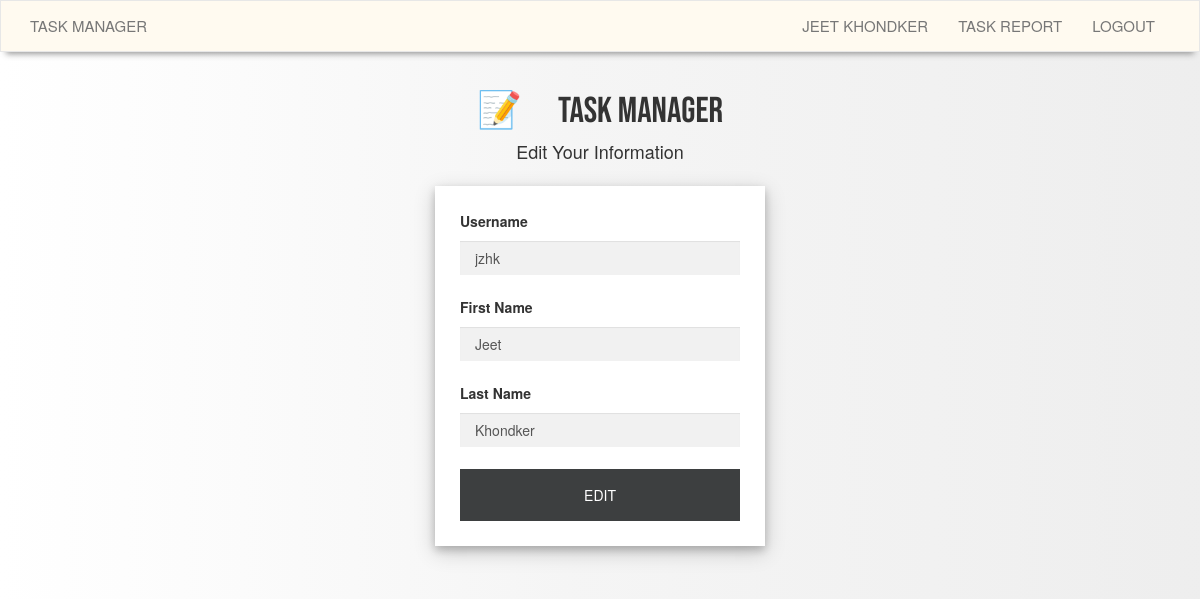
The app's page /editProfile (signed in) with its own data.
### app/models.py (models this page shows, shortened)
class User(UserMixin, db.Model):
    __tablename__ = "user"
    id = db.Column(db.Integer, primary_key = True)
    username = db.Column(db.String(64), index = True, unique = True)
    firstName = db.Column(db.String(50))
    lastName = db.Column(db.String(50))
    email = db.Column(db.String(120), index = True, unique = True)
    password_hash = db.Column(db.String(128))
    todoitems = db.relationship("ToDo", backref = "owner", lazy = "dynamic")

### app/routes.py (the view)
@app.route("/editProfile", methods = ["GET", "POST"])
@login_required
def editProfile():
    form = EditProfileForm(current_user.username)
    if form.validate_on_submit():
        current_user.username = form.username.data
        current_user.firstName = form.firstName.data
        current_user.lastName = form.lastName.data
        db.session.commit()
        flash(_("Your changes have been saved"))
        return redirect(url_for("editProfile"))
    elif request.method == "GET":
        form.username.data = current_user.username
        form.firstName.data = current_user.firstName
        form.lastName.data = current_user.lastName
    return render_template("editProfile.html", form = form)

### app/forms.py (shortened to what this page needs)
class EditProfileForm(FlaskForm):
    username = StringField(_l("Username"), validators = [DataRequired(message=_l("Username is required"))])
    firstName = StringField(_l("First Name"), validators = [DataRequired(message=_l("First Name is required"))])
    lastName = StringField(_l("Last Name"), validators = [DataRequired(message=_l("Last Name is required"))])
    submit = SubmitField(_l("Edit"))
    def __init__(self, original_username, *args, **kwargs):
        super(EditProfileForm, self).__init__(*args, **kwargs)
        self.original_username = original_username

### app/models.py (called while the page is built)
@login.user_loader
def load_user(id):
    return User.query.get(int(id))

### app/routes.py (called while the page is built)
@app.before_request
def before_request():
    g.locale = str(get_locale())

### app/templates/editProfile.html (shortened to what this page needs)
{% extends "base.html" %}
{% import 'bootstrap/wtf.html' as bootstrapForms %}
{% block app_content %}
    <div class="comntainer">
        <div class="row">
            <div class="col-md-6 col-md-offset-3">
                <h1 class="heading text-center">📝&emsp;{{ _("Task Manager") }}</h1>
                <h4 class="text-center">{{ _("Edit Your Information") }}</h4>
                {{ bootstrapForms.quick_form(form, extra_classes = "form-editProfile", button_map = {"submit": "btn btn-editProfile text-uppercase"}) }}
            </div>
        </div>
    </div>
{% endblock %}

### app/templates/base.html (shortened to what this page needs)
{% extends "bootstrap/base.html" %}
{% block styles %}
    {{ super() }}
    <link rel="stylesheet" href="{{ url_for('static', filename='css/mobile-style.css') }}">
    <link rel="stylesheet" href="{{ url_for('static', filename='css/pc-style.css') }}">
{% endblock %}
{% block navbar %}
    <nav class="navbar navbar-default navbar-expand-lg navbar-light bg-light" role="navigation">
        <div class="container">
            <div class="navbar-header">
                <a class="navbar-brand text-uppercase" href="{{ url_for('index') }}">{{ _("Task Manager") }}</a>
            </div>
            <div class="collapse navbar-collapse" id="bs-example-navbar-collapse-1">
                <ul class="nav navbar-nav navbar-right">
                    {% if current_user.is_anonymous %}
                        <li><a href="{{ url_for('login') }}">{{ _("Login") }}</a></li>
                    {% else %}
                        <li><a href="{{ url_for('user', username=current_user.username) }}">{{ current_user.firstName }}&nbsp;{{ current_user.lastName }}</a></li>
                        <li><a href="{{ url_for('view_taskreport', user_id=current_user.id) }}">{{ _("Task Report") }}</a></li>
                        <li><a href="{{ url_for('logout') }}">{{ _("Logout") }}</a></li>
                    {% endif %}
                </ul>
            </div>
        </div>
    </nav>
{% endblock %}
{% block content %}
    <div class="container">
        <div class="row">
            {% block app_content %}{% endblock %}
        </div>
    </div>
{% endblock %}

### app/static/css/mobile-style.css (style rules this page uses)
@media only screen and (max-width: 760px), 
(min-device-width: 768px) and (max-device-width: 1024px) { .navbar { background-color: #000; border-radius: 0px; } }
@media only screen and (max-width: 760px), 
(min-device-width: 768px) and (max-device-width: 1024px) { .navbar-brand { color: #fff; text-decoration: none; } }

### app/static/css/pc-style.css (style rules this page uses)
body, html { height: 100%; background: rgba(255,255,255,1); background: -moz-linear-gradient(left, rgba(255,255,255,1) 0%, rgba(245,245,245,0.9) 47%, rgba(237,237,237,0.79) 100%); background: -webkit-gradient(left top, right top, color-stop(0%, rgba(255,255,255,1)), color-stop(47%, rgba(245,245,245,0.9)), color-stop(100%, rgba(237,237,237,0.79))); background: -webkit-linear-gradient(left, rgba(255,255,255,1) 0%, rgba(245,245,245,0.9) 47%, rgba(237,237,237,0.79) 100%); background: -o-linear-gradient(left, rgba(255,255,255,1) 0%, rgba(245,245,245,0.9) 47%, rgba(237,237,237,0.79) 100%); background: -ms-linear-gradient(left, rgba(255,255,255,1) 0%, rgba(245,245,245,0.9) 47%, rgba(237,237,237,0.79) 100%); background: linear-gradient(to right, rgba(255,255,255,1) 0%, rgba(245,245,245,0.9) 47%, rgba(237,237,237,0.79) 100%); filter: progid:DXImageTransform.Microsoft.gradient( startColorstr='#ffffff', endColorstr='#ededed', GradientType=1 ); }
* { box-sizing: border-box; }
a { color: #000; text-decoration: none; }
.navbar-brand { text-transform: uppercase; font-size: 15px; }
.navbar { background-color: #fffaf0; -webkit-box-shadow: 0 8px 6px -6px #999; -moz-box-shadow: 0 8px 6px -6px #999; box-shadow: 0 8px 6px -6px #999; }
.form-control { width: 100%; padding: 15px; margin: 5px 0 22px 0; border: none; border-radius: 0px; background: #f1f1f1; }
h1.heading { font-family: 'Bebas Neue', cursive; }
.nav li a { text-transform: uppercase; font-size: 15px; }
.form-editProfile { width: 100%; max-width: 330px; padding: 25px; margin: 25px auto 25px auto; box-shadow: 0 4px 8px 0 rgba(0, 0, 0, 0.2), 0 6px 20px 0 rgba(0, 0, 0, 0.19); background-color: white; }
.btn-editProfile { background-color: #292b2c; color: #fff; padding: 16px 20px; border: none; border-radius: 0px; cursor: pointer; width: 100%; opacity: 0.9; text-transform: uppercase; }

### records on screen
User: firstName "JEET", lastName "KHONDKER", username "jzhk", firstName "Jeet", lastName "Khondker"
